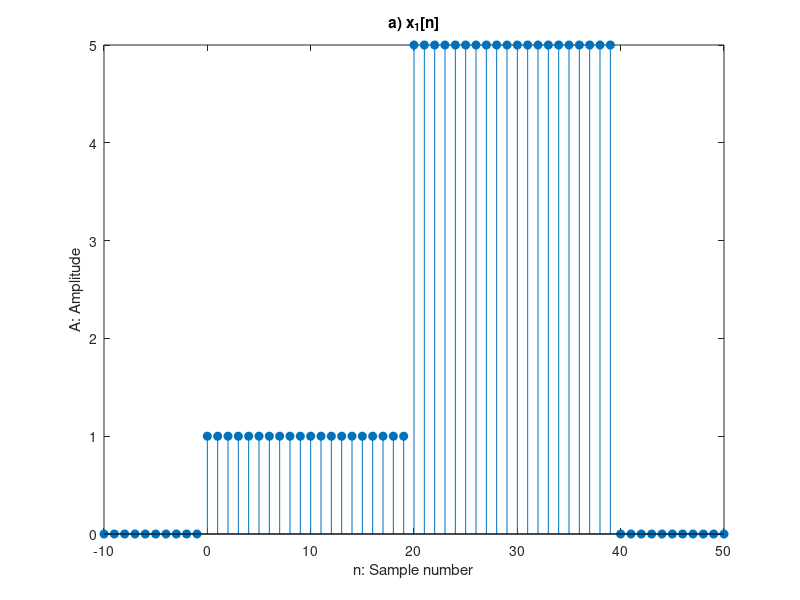
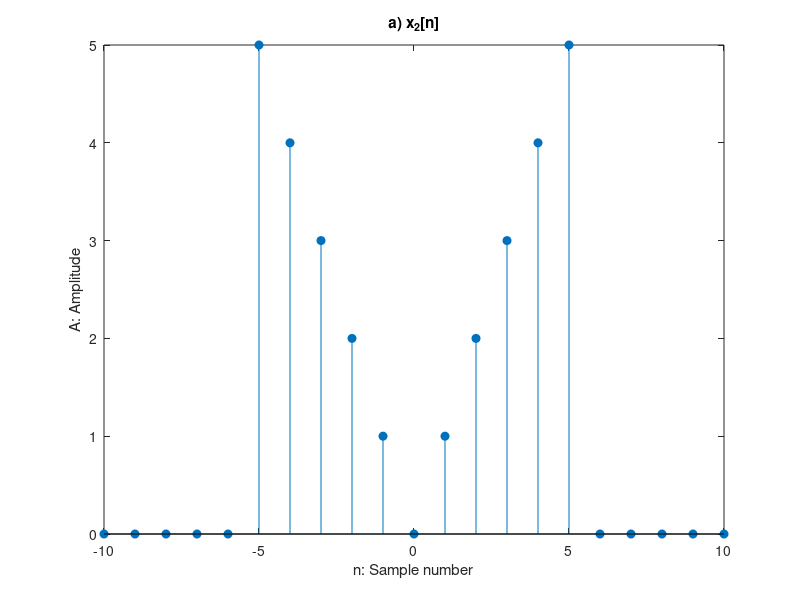

Recreate these plots in MATLAB, in order. (Note: this script raises an error after producing the figures.)
% EEE391 Computer Assignment 2
% Author: EFE ACER

%% a) 

offset = 101;
x1 = zeros(1, 201);
for n = -100:100
    if n >= 0 && n <= 19
        x1(n + offset) = 1;
    elseif n >= 20 && n <= 39
        x1(n + offset) = 5;
    end
end
n_x1 = 0;

figure(1);
stem(-100:100, x1, 'filled');
xlim([-10, 50]);
title('a) x_1[n]');
xlabel('n: Sample number');
ylabel('A: Amplitude');

x2 = zeros(1, 201);
for n = -100:100
    if abs(n) <= 5
        x2(n + offset) = abs(n);
    end
end
n_x2 = -5;

figure(2);
stem(-100:100, x2, 'filled');
xlim([-10, 10]);
title('a) x_2[n]');
xlabel('n: Sample number');
ylabel('A: Amplitude');

%z = conv(x1, x1);
[z, n_z] = convolve(x1, x1, n_x1, n_x1);
figure(3);
idx = find(z ~= 0, 1, 'first');
time_vals = (1:length(z)) - (idx - n_z);
stem(time_vals, z, 'filled');
xlim([-20, 100])
title('a) x_1[n] * x_1[n]');
xlabel('n: Sample number');
ylabel('A: Amplitude');

%z = conv(x2, x2);
[z, n_z] = convolve(x2, x2, n_x2, n_x2);
figure(4);
idx = find(z ~= 0, 1, 'first');
time_vals = (1:length(z)) - (idx - n_z);
stem(time_vals, z, 'filled');
xlim([-20, 20])
title('a) x_2[n] * x_2[n]');
xlabel('n: Sample number');
ylabel('A: Amplitude');

%z = conv(x1, x2);
[z, n_z] = convolve(x1, x2, n_x1, n_x2);
figure(5);
idx = find(z ~= 0, 1, 'first');
time_vals = (1:length(z)) - (idx - n_z);
stem(time_vals, z, 'filled');
xlim([-20, 50])
title('a) x_1[n] * x_2[n]');
xlabel('n: Sample number');
ylabel('A: Amplitude');

%% b)

x1 = zeros(1, 201);
for n = -100:100
    if -2 * n + 4 >= 0
        x1(n + offset) = x1(n + offset) + 1;
    end
    if -n - 3 >= 0
        x1(n + offset) = x1(n + offset) - 1;
    end
end
n_x1 = -2;

figure(6);
stem(-100:100, x1, 'filled');
xlim([-5, 5])
title('b) x_1[n]');
xlabel('n: Sample number');
ylabel('A: Amplitude');

x2 = zeros(1, 201);
for n = -100:100
    if -n - 10 == 0
        x2(n + offset) = 7;
    elseif -n + 10 == 0
        x2(n + offset) = -14;
    end
end
n_x2 = -10;

figure(7);
stem(-100:100, x2, 'filled');
xlim([-15, 15])
title('b) x_2[n]');
xlabel('n: Sample number');
ylabel('A: Amplitude');

%z = conv(x1, x1);
[z, n_z] = convolve(x1, x1, n_x1, n_x1);
figure(8);
idx = find(z ~= 0, 1, 'first');
time_vals = (1:length(z)) - (idx - n_z);
stem(time_vals, z, 'filled');
xlim([-10, 10])
title('b) x_1[n] * x_1[n]');
xlabel('n: Sample number');
ylabel('A: Amplitude');

%z = conv(x2, x2);
[z, n_z] = convolve(x2, x2, n_x2, n_x2);
figure(9);
idx = find(z ~= 0, 1, 'first');
time_vals = (1:length(z)) - (idx - n_z);
stem(time_vals, z, 'filled');
xlim([-30, 30])
title('b) x_2[n] * x_2[n]');
xlabel('n: Sample number');
ylabel('A: Amplitude');

%z = conv(x1, x2);
[z, n_z] = convolve(x1, x2, n_x1, n_x2);
figure(10);
idx = find(z ~= 0, 1, 'first');
time_vals = (1:length(z)) - (idx - n_z);
stem(time_vals, z, 'filled');
xlim([-20, 20])
title('b) x_1[n] * x_2[n]');
xlabel('n: Sample number');
ylabel('A: Amplitude');

%% c)

x1 = zeros(1, 201);
for n = -100:100
    if abs(n) <= 25
        x1(n + offset) = 10 * exp(-abs(n));
    end
end
n_x1 = -25;

figure(11);
stem(-100:100, x1, 'filled');
xlim([-30,  30])
title('c) x_1[n]');
xlabel('n: Sample number');
ylabel('A: Amplitude');

x2 = zeros(1, 201);
for n = -100:100
    if n + 3 == 0
        x2(n + offset) = 4;
    elseif n == 0
        x2(n + offset) = -8;
    elseif n - 3 == 0
        x2(n + offset) = 4;
    end
end
n_x2 = -3;

figure(12);
stem(-100:100, x2, 'filled');
xlim([-10, 10])
title('c) x_2[n]');
xlabel('n: Sample number');
ylabel('A: Amplitude');

%z = conv(x1, x1);
[z, n_z] = convolve(x1, x1, n_x1, n_x1);
figure(13);
idx = find(z ~= 0, 1, 'first');
time_vals = (1:length(z)) - (idx - n_z);
stem(time_vals, z, 'filled');
xlim([-60, 60])
title('c) x_1[n] * x_1[n]');
xlabel('n: Sample number');
ylabel('A: Amplitude');

%z = conv(x2, x2);
[z, n_z] = convolve(x2, x2, n_x2, n_x2);
figure(14);
idx = find(z ~= 0, 1, 'first');
time_vals = (1:length(z)) - (idx - n_z);
stem(time_vals, z, 'filled');
xlim([-20, 20])
title('c) x_2[n] * x_2[n]');
xlabel('n: Sample number');
ylabel('A: Amplitude');

%z = conv(x1, x2);
[z, n_z] = convolve(x1, x2, n_x1, n_x2);
figure(15);
idx = find(z ~= 0, 1, 'first');
time_vals = (1:length(z)) - (idx - n_z);
stem(time_vals, z, 'filled');
xlim([-30, 30])
title('c) x_1[n] * x_2[n]');
xlabel('n: Sample number');
ylabel('A: Amplitude');

%% Discrete Convolution Sum Implementation:

function [z, n_z] = convolve(x, y, n_x, n_y)
% CONVOLVE Computes the discrete convolution sum of two finite supported
% sequences x and y. n_x and n_y denotes the first time indices of the 
% sequences which correspond to nonzero values. z returns the convolution
% result and n_z denotes the first time index of z's support.
    z = zeros(1, length(x) + length(y) - 1);
    for i = 1:length(x)
        for j = 1:length(y)
            z(i + j - 1)= z(i + j - 1) + x(i) * y(j);
        end
    end
    n_z = n_x + n_y;
end    